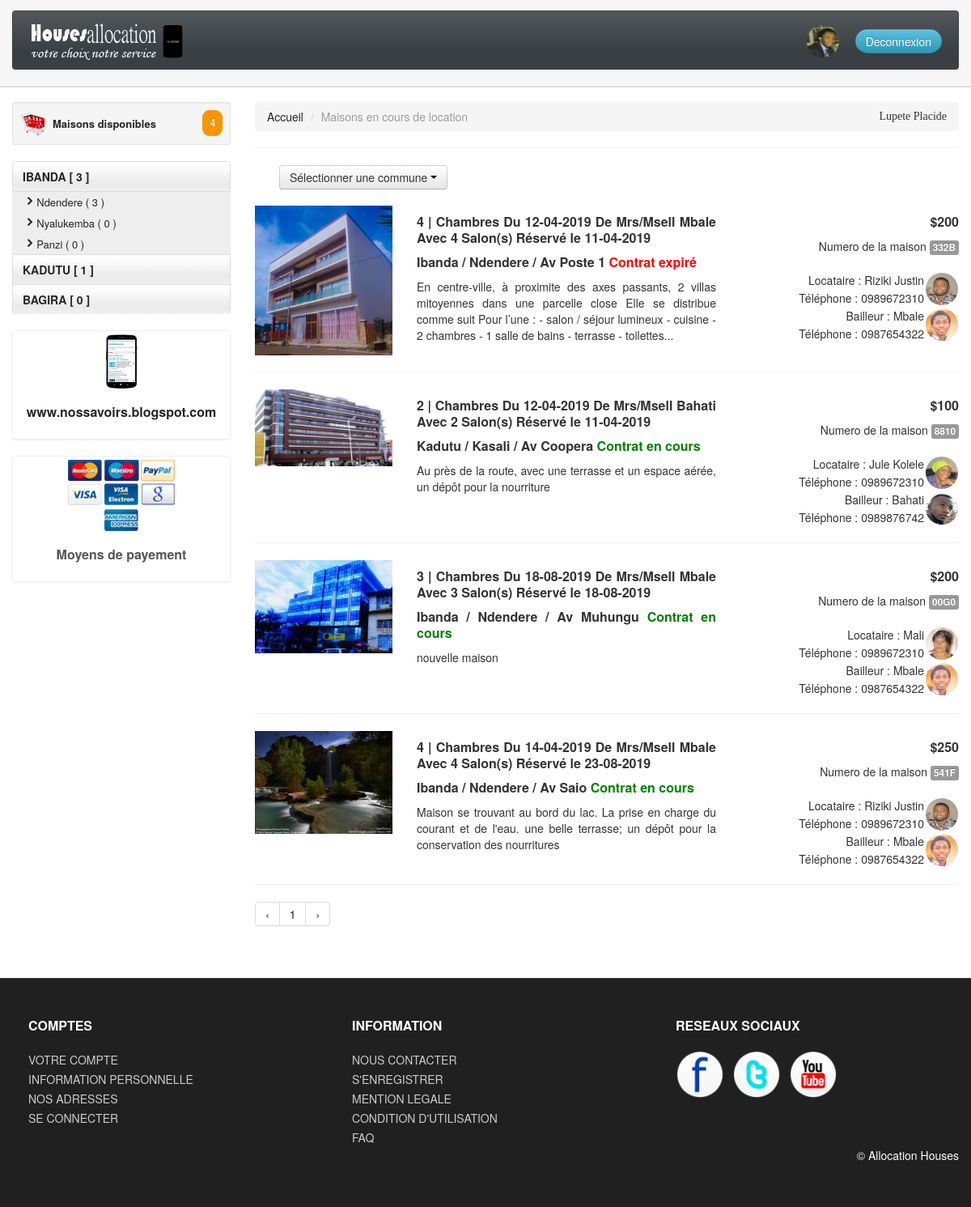
/maisonsLocation.php (signed in), run on the app's committed database.
### tables this page shows
CREATE TABLE IF NOT EXISTS `reservations` (
  `IdRes` int(11) NOT NULL AUTO_INCREMENT,
  `DateRes` date NOT NULL,
  `NbMois` int(11) NOT NULL,
  `DebutContrat` date NOT NULL,
  `StatutRes` varchar(30) NOT NULL,
  `IdLocat` int(11) DEFAULT NULL,
  `IdMaison` int(11) DEFAULT NULL,
  `IdAgent` int(11) DEFAULT NULL,
  `Accord` varchar(10) NOT NULL,
  PRIMARY KEY (`IdRes`),
  KEY `fk_reservations_maisons1_idx` (`IdMaison`),
  KEY `fk_reservations_locataires1_idx` (`IdLocat`),
  KEY `fk_reservations_agents1_idx` (`IdAgent`)
);

CREATE TABLE IF NOT EXISTS `maisons` (
  `IdM` int(11) NOT NULL AUTO_INCREMENT,
  `Libelle` longtext NOT NULL,
  `Num` varchar(30) NOT NULL,
  `Prix` int(11) NOT NULL,
  `Commune` varchar(30) NOT NULL,
  `Quartier` varchar(30) NOT NULL,
  `Avenue` varchar(30) NOT NULL,
  `NbChambre` int(11) NOT NULL,
  `NbSalon` int(11) NOT NULL,
  `NbDouche` int(11) NOT NULL,
  `Description` longtext NOT NULL,
  `EtatMaison` varchar(20) NOT NULL,
  `StatutMaison` varchar(10) NOT NULL,
  `DateOffre` date NOT NULL,
  `Photo` varchar(30) NOT NULL,
  `IdB` int(11) DEFAULT NULL,
  `IdAdm` int(11) DEFAULT NULL,
  PRIMARY KEY (`IdM`),
  KEY `fk_maisons_bailleurs_idx` (`IdB`),
  KEY `fk_maisons_agents1_idx` (`IdAdm`)
);

CREATE TABLE IF NOT EXISTS `bailleurs` (
  `IdBail` int(11) NOT NULL AUTO_INCREMENT,
  `NomBail` varchar(30) NOT NULL,
  `PrenomBail` varchar(30) NOT NULL,
  `Sexe` varchar(10) NOT NULL,
  `DateNaiss` date NOT NULL,
  `EtatCivil` varchar(15) NOT NULL,
  `Nationalite` varchar(30) NOT NULL,
  `Residence` varchar(30) NOT NULL,
  `Email` varchar(50) DEFAULT NULL,
  `NumPieceIdent` varchar(50) NOT NULL,
  `Password` varchar(30) NOT NULL,
  `TelBail` varchar(15) NOT NULL,
  `Avatar` varchar(30) NOT NULL,
  PRIMARY KEY (`IdBail`)
);

CREATE TABLE IF NOT EXISTS `locataires` (
  `IdLoc` int(11) NOT NULL AUTO_INCREMENT,
  `NomLoc` varchar(30) NOT NULL,
  `PrenomLoc` varchar(30) NOT NULL,
  `SexeLoc` varchar(10) NOT NULL,
  `DateNaissLoc` date NOT NULL,
  `EtatCivilLoc` varchar(15) NOT NULL,
  `NationaliteLoc` varchar(30) NOT NULL,
  `EmailLoc` varchar(30) NOT NULL,
  `ResidenceLoc` varchar(50) DEFAULT NULL,
  `NumPieceLoc` varchar(50) NOT NULL,
  `Password` varchar(30) NOT NULL,
  `TelephoneLoc` varchar(15) NOT NULL,
  `AvatarLoc` varchar(30) NOT NULL,
  PRIMARY KEY (`IdLoc`)
);

CREATE TABLE IF NOT EXISTS `agents` (
  `IdAg` int(11) NOT NULL AUTO_INCREMENT,
  `NomAg` varchar(30) NOT NULL,
  `PrenomAg` varchar(30) NOT NULL,
  `Sexe` varchar(10) NOT NULL,
  `Adresse` varchar(30) NOT NULL,
  `Email` varchar(50) NOT NULL,
  `Password` varchar(30) DEFAULT NULL,
  `Telephone` varchar(15) NOT NULL,
  `Avatar` varchar(30) NOT NULL,
  `agentscol` varchar(45) NOT NULL,
  PRIMARY KEY (`IdAg`)
);

### maisonsLocation.php (the view, shortened to what the rows shown need)
<?php
	include('config/connexion.php');
	if (isset($_SESSION['idAdmin'])) {
	$statutMaison = 'Valide';
	$etatMaisonOccupe = 'Occupee';
	$maisonsparPage = 6;
	$accord = 'Oui';
	if (isset($_GET['page']) AND !empty($_GET['page']) AND $_GET['page'] > 0) {
		$_GET['page'] = intval($_GET['page']);
		$pageCourante = $_GET['page'];
	}else{
		$pageCourante = 1;
	}
	$depart = ($pageCourante - 1) * $maisonsparPage;
?>
<!DOCTYPE html>
<html lang="en">
  <head>
    <link id="callCss" rel="stylesheet" href="themes/bootshop/bootstrap.min.css" media="screen"/>
    <link href="themes/css/base.css" rel="stylesheet" media="screen"/>
	<link href="themes/css/bootstrap-responsive.min.css" rel="stylesheet"/>
	<link href="themes/css/font-awesome.css" rel="stylesheet" type="text/css">
	<link href="themes/js/google-code-prettify/prettify.css" rel="stylesheet"/>
  </head>
<body>
<div id="mainBody">
	<div class="container">
	<div class="row">
	<div class="span9">
<br class="clr"/>
<div class="tab-content ">
	<div class="tab-pane active" id="listView">
		<?php
		if (isset($_GET['ibanda'])) {
			$commune = 'Ibanda';
			$req = $bdd->prepare('
				SELECT reservations.Idres, DATE_FORMAT(maisons.DateOffre,\'%d-%m-%Y\') AS dtOff , reservations.NbMois,reservations.DebutContrat,reservations.StatutRes, reservations.Idmaison, reservations.IdAgent, reservations.IdLocat, maisons.IdM, maisons.Num, maisons.Prix, maisons.Commune, maisons.Quartier, maisons.Avenue, maisons.NbChambre, maisons.NbSalon, maisons.NbDouche, maisons.Description, maisons.EtatMaison, maisons.StatutMaison, DATE_FORMAT(reservations.DateRes, \'%d-%m-%Y\') AS DateRes, maisons.Photo, maisons.IdB, maisons.IdAdm, locataires.IdLoc, Telephone, locataires.NomLoc, locataires.AvatarLoc, bailleurs.Idbail, bailleurs.NomBail,bailleurs.Avatar,TelBail, agents.IdAg, agents.NomAg
				FROM reservations, locataires, maisons, bailleurs, agents
					WHERE reservations.Idmaison = maisons.IdM
					AND reservations.IdLocat = locataires.IdLoc
					AND reservations.IdAgent = agents.IdAg
					AND reservations.Accord =  :accord
					AND reservations.StatutRes =  :statutMaison
					AND maisons.IdB = bailleurs.Idbail
					AND maisons.EtatMaison =  :etatMaisonOccupe
					AND maisons.StatutMaison =  :statutMaison
					AND maisons.IdAdm = agents.IdAg
					AND maisons.Commune = :commune');
			$req->execute(array('accord' => $accord,'statutMaison' => $etatMaisonOccupe, 'etatMaisonOccupe' => $etatMaisonOccupe, 'statutMaison' => $statutMaison, 'commune' => $commune ));
			$nbb = $req->rowCount();
			if($nbb > 0){
			while ($resultat = $req->fetch()) {
				$mois = $resultat['NbMois'];
				$idRes = $resultat['Idres'];
				include('include/testerContratValide.php');
		?>
		<div class="row">
			<div class="span2">
				<a href="themes/images/maisons/<?php echo $resultat['Photo']; ?>"><img class="rounded-circle" src="themes/images/maisons/<?php echo $resultat['Photo']; ?>"  alt=""/></a>
			</div>
			<div class="span4" style="text-align: justify;">
				<h5 style="text-align: justify;"> <?php echo $resultat['NbChambre']; ?> | Chambres Du <?php echo $resultat['dtOff']; ?> De Mrs/Msell <?php echo $resultat['NomBail']; ?> Avec <?php echo $resultat['NbChambre']; ?> Salon(s) Réservé le <?php echo $resultat['DateRes']; ?></h5>
				<h5><?php echo $resultat['Commune']; ?> / <?php echo $resultat['Quartier']; ?> / Av <?php echo $resultat['Avenue']; ?>
				<?php if ($data) {
					echo '<span style="color: green;"> Cotrat en cours</span>';
				}else{
					echo '<span style="color: red;"> Contrat expiré </span>';
					$idM = $resultat['IdM'];
					echo 'ok';
				} ?></h5>
				<p style="text-align: justify;">
				<?php echo utf8_encode($resultat['Description']); ?>
				</p>
			</div>
			<div class="span3 alignR">
				<div class="form-horizontal qtyFrm">
				<h4> $<?php echo $resultat['Prix']; ?></h4>
				 Numero de la maison <medium class="label"><?php echo $resultat['Num']; ?></medium>
				<br/>
				<br/>
				<div class="row">
					<table align="right">
						<tr style="margin-bottom: 10px;">
							<td>Locataire : <?php echo $resultat['NomLoc']; ?> </td>
							<td rowspan="2"><a href="themes/images/avatar_loc/<?php echo $resultat['AvatarLoc']; ?>"><img style="width: 40px; height: 40px; border-radius: 20px;" src="themes/images/avatar_loc/<?php echo $resultat['AvatarLoc']; ?>"  alt=""/></a></td>
						</tr>
						<tr>
							<td>Téléphone  : <?php echo $resultat['Telephone']; ?></td>
						</tr>
						<tr>
							<td>Bailleur : <?php echo $resultat['NomBail']; ?> </td>
							<td rowspan="2"><a href="themes/images/avatar_bail/<?php echo $resultat['Avatar']; ?>"><img style="width: 40px; height: 40px; border-radius: 20px;" src="themes/images/avatar_bail/<?php echo $resultat['Avatar']; ?>"  alt=""/></a></td>
						</tr>
						<tr>
							<td>Téléphone  : <?php echo $resultat['TelBail']; ?> </td>
						</tr>
					</table>
				</div>
				</div>
			</div>
		</div>
		<hr class="soft"/>
	<?php }
			}elseif ($nbb == 0) {
						echo '<center>
						<h2>Aucune maison en location </h2>
						<a href="maisonsLocation.php"><h4 style="color:green">Retour</h4></a></center>';
			}
		}else{
			$req = $bdd->prepare('
				SELECT reservations.Idres, DATE_FORMAT(maisons.DateOffre,\'%d-%m-%Y\') AS dtOff , reservations.NbMois,reservations.DebutContrat,reservations.StatutRes, reservations.Idmaison, reservations.IdAgent, reservations.IdLocat, maisons.IdM, maisons.Num, maisons.Prix, maisons.Commune, maisons.Quartier, maisons.Avenue, maisons.NbChambre, maisons.NbSalon, maisons.NbDouche, maisons.Description, maisons.EtatMaison, maisons.StatutMaison, DATE_FORMAT(reservations.DateRes, \'%d-%m-%Y\') AS DateRes, maisons.Photo, maisons.IdB, maisons.IdAdm, locataires.IdLoc, Telephone, locataires.NomLoc, locataires.AvatarLoc, bailleurs.Idbail, bailleurs.NomBail,bailleurs.Avatar,TelBail, agents.IdAg, agents.NomAg
				FROM reservations, locataires, maisons, bailleurs, agents
					WHERE reservations.Idmaison = maisons.IdM
					AND reservations.IdLocat = locataires.IdLoc
					AND reservations.IdAgent = agents.IdAg
					AND reservations.Accord =  :accord
					AND reservations.StatutRes =  :statutMaison
					AND maisons.IdB = bailleurs.Idbail
					AND maisons.EtatMaison =  :etatMaisonOccupe
					AND maisons.StatutMaison =  :statutMaison
					AND maisons.IdAdm = agents.IdAg
					LIMIT '.$depart.','.$maisonsparPage);
			$req->execute(array('accord' => $accord,'statutMaison' => $etatMaisonOccupe, 'etatMaisonOccupe' => $etatMaisonOccupe, 'statutMaison' => $statutMaison ));
			$nbb = $req->rowCount();
			if($nbb > 0){
			while ($resultat = $req->fetch()) {
				include('include/testerContratValide.php');
		?>
		<div class="row">
			<div class="span2">
				<a href="themes/images/maisons/<?php echo $resultat['Photo']; ?>"><img class="rounded-circle" src="themes/images/maisons/<?php echo $resultat['Photo']; ?>"  alt=""/></a>
			</div>
			<div class="span4" style="text-align: justify;">
				<h5 style="text-align: justify;"> <?php echo $resultat['NbChambre']; ?> | Chambres Du <?php echo $resultat['dtOff']; ?> De Mrs/Msell <?php echo $resultat['NomBail']; ?> Avec <?php echo $resultat['NbChambre']; ?> Salon(s) Réservé le <?php echo $resultat['DateRes']; ?></h5>
				<h5><?php echo $resultat['Commune']; ?> / <?php echo $resultat['Quartier']; ?> / Av <?php echo $resultat['Avenue']; ?><?php if ($data) {
					echo '<span style="color: green;"> Contrat en cours</span>';
				}else{ echo '<span style="color: red;"> Contrat expiré </span>'; } ?></h5>
				<p style="text-align: justify;">
				<?php echo utf8_encode($resultat['Description']); ?>
				</p>
			</div>
			<div class="span3 alignR">
				<div class="form-horizontal qtyFrm">
				<h4> $<?php echo $resultat['Prix']; ?></h4>
				 Numero de la maison <medium class="label"><?php echo $resultat['Num']; ?></medium>
				<br/>
				<br/>
				<div class="row">
					<table align="right">
						<tr style="margin-bottom: 10px;">
							<td>Locataire : <?php echo $resultat['NomLoc']; ?> </td>
							<td rowspan="2"><a href="themes/images/avatar_loc/<?php echo $resultat['AvatarLoc']; ?>"><img style="width: 40px; height: 40px; border-radius: 20px;" src="themes/images/avatar_loc/<?php echo $resultat['AvatarLoc']; ?>"  alt=""/></a></td>
						</tr>
						<tr>
							<td>Téléphone  : <?php echo $resultat['Telephone']; ?></td>
						</tr>
						<tr>
							<td>Bailleur : <?php echo $resultat['NomBail']; ?> </td>
							<td rowspan="2"><a href="themes/images/avatar_bail/<?php echo $resultat['Avatar']; ?>"><img style="width: 40px; height: 40px; border-radius: 20px;" src="themes/images/avatar_bail/<?php echo $resultat['Avatar']; ?>"  alt=""/></a></td>
						</tr>
						<tr>
							<td>Téléphone  : <?php echo $resultat['TelBail']; ?> </td>
						</tr>
					</table>
				</div>
				</div>
			</div>
		</div>
		<hr class="soft"/>
	<?php }
			}elseif ($nbb == 0) {
						echo '<center>
						<h2>Aucune maison en location </h2>
						<a href="gMaisons.php"><h4 style="color:green">Retour</h4></a></center>';
			}
		}?>
	<div class="pagination">
		<ul>
		</ul>
	</div>
	<br class="clr"/>
</div>
</div>
</div>
</div>
</div>
</body>
</html>
	<?php }else{ header('Location:index.php');}

### data on the page
reservations: IdMaison.Photo (picture), IdMaison.NbChambre "4", dtOff "12-04-2019", bailleurs.NomBail "Mbale", DateRes "11-04-2019", IdMaison.Commune "Ibanda", IdMaison.Quartier "Ndendere", IdMaison.Avenue "Poste 1", shows "Contrat expiré", IdMaison.Description "En centre-ville, à proximite des axes passants, 2 villas mitoyennes dans une parcelle close Elle se distribue comme suit Pour l’une : - salon / séjour lumineux - cuisine - 2 chambres - 1 salle de bains - terrasse - toilettes...", IdMaison.Prix "200", IdMaison.Num "332B", IdLocat.NomLoc "Riziki Justin", IdLocat.AvatarLoc (picture), IdAgent.Telephone "0989672310", bailleurs.Avatar (picture), bailleurs.TelBail "0987654322"
reservations: IdMaison.Photo (picture), IdMaison.NbChambre "2", dtOff "12-04-2019", bailleurs.NomBail "Bahati", DateRes "11-04-2019", IdMaison.Commune "Kadutu", IdMaison.Quartier "Kasali", IdMaison.Avenue "Coopera", shows "Contrat en cours", IdMaison.Description "Au près de la route, avec une terrasse et un espace aérée, un dépôt pour la nourriture", IdMaison.Prix "100", IdMaison.Num "8810", IdLocat.NomLoc "Jule Kolele", IdLocat.AvatarLoc (picture), IdAgent.Telephone "0989672310", bailleurs.Avatar (picture), bailleurs.TelBail "0989876742"
reservations: IdMaison.Photo (picture), IdMaison.NbChambre "3", dtOff "18-08-2019", bailleurs.NomBail "Mbale", DateRes "18-08-2019", IdMaison.Commune "Ibanda", IdMaison.Quartier "Ndendere", IdMaison.Avenue "Muhungu", shows "Contrat en cours", IdMaison.Description "nouvelle maison", IdMaison.Prix "200", IdMaison.Num "00G0", IdLocat.NomLoc "Mali", IdLocat.AvatarLoc (picture), IdAgent.Telephone "0989672310", bailleurs.Avatar (picture), bailleurs.TelBail "0987654322"
reservations: IdMaison.Photo (picture), IdMaison.NbChambre "4", dtOff "14-04-2019", bailleurs.NomBail "Mbale", DateRes "23-08-2019", IdMaison.Commune "Ibanda", IdMaison.Quartier "Ndendere", IdMaison.Avenue "Saio", shows "Contrat en cours", IdMaison.Description "Maison se trouvant au bord du lac. La prise en charge du courant et de l'eau. une belle terrasse; un dépôt pour la conservation des nourritures", IdMaison.Prix "250", IdMaison.Num "541F", IdLocat.NomLoc "Riziki Justin", IdLocat.AvatarLoc (picture), IdAgent.Telephone "0989672310", bailleurs.Avatar (picture), bailleurs.TelBail "0987654322"

### other printed values
$totalMaisons "4"
$resultat['nbi'] "3"
$resultat['nbi'] "0"
$resultat['nbi'] "1"
$_SESSION['nomAdmin'] "Lupete Placide"
